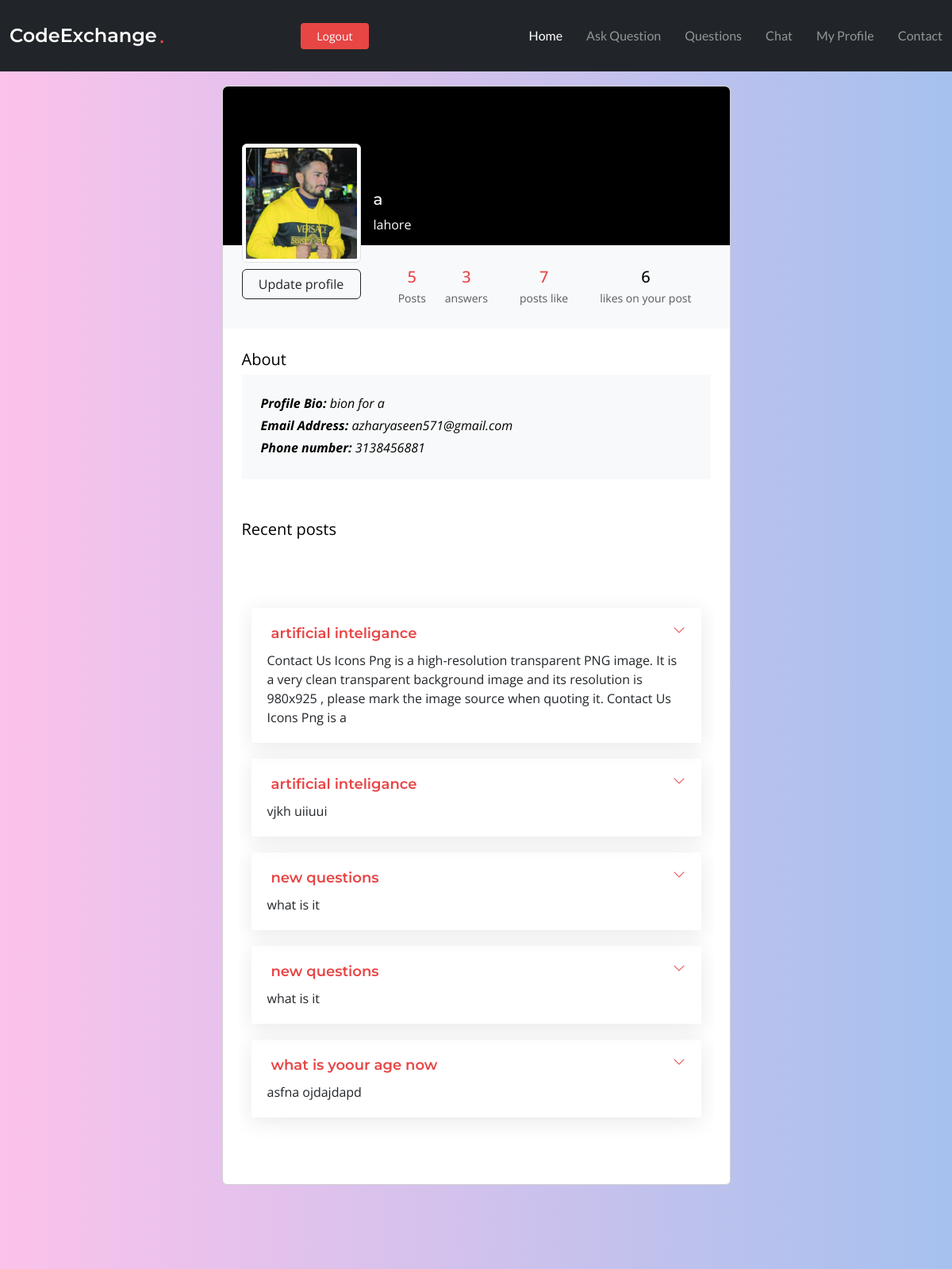
The page /profile/2 (signed in, upper part) on the database as committed earlier.
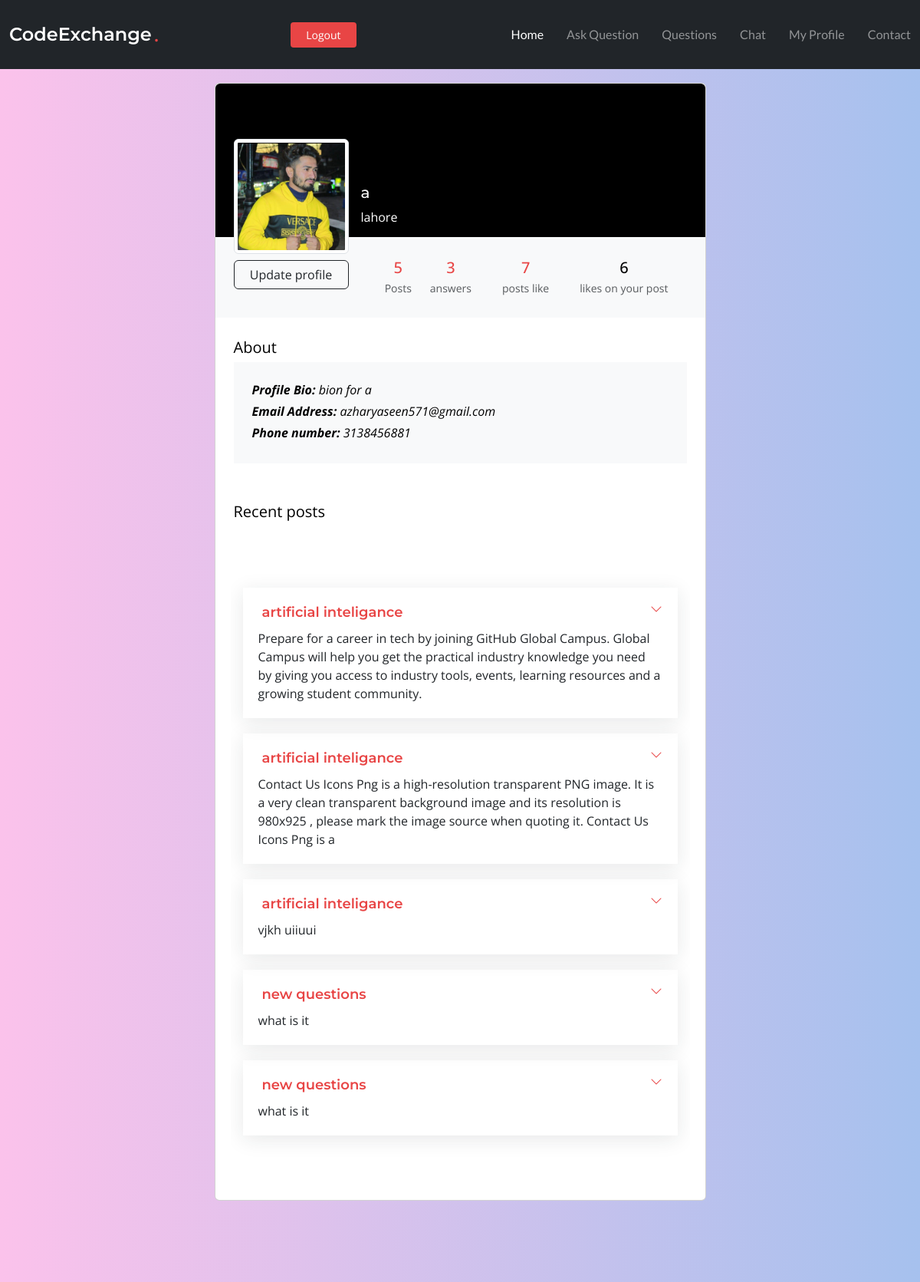
The same page on the database as committed later.
### app/models.py (models this page shows, shortened)
class Questions(models.Model):
    user = models.ForeignKey(User, on_delete=models.CASCADE)
    title = models.CharField(max_length=1000)
    content = HTMLField()
    likes = models.ManyToManyField(User, related_name='like')
    date_created = models.DateTimeField(default=timezone.now)
    image = models.ImageField(upload_to='question_pic', blank=True, null=True)

### app/views.py (the view)
# urls.py: path("profile/<int:id>", views.profile, name="profile"),
@login_required(login_url='login')
def profile(request, id):
    user = get_object_or_404(User, pk= id)
    total_likes = Questions.objects.filter(likes=user.id).aggregate(total_likes=Count('likes'))['total_likes']
    user_profile = User_profile.objects.filter(user=user.id)
    question_asked = Questions.objects.filter(user=user.id).order_by('-date_created')[:5]
    total_likes_on_yourpost = Questions.objects.filter(user=user).aggregate(total_likes=Count('likes'))['total_likes']
    answers = Answer.objects.filter(name=user)
    return render(request , 'app/profile.html',{'profile':user_profile,'question_asked':question_asked,'answers':answers,'total_likes':total_likes,'total_likes_on_yourpost':total_likes_on_yourpost})

### app/templates/app/profile.html (shortened to what the changed rows need)
{% extends 'base.html' %}
{% block content %}
{% if profile %}
<section class="h-100 gradient-custom-2">
    <div class="container py-5 h-100">
      <div class="row d-flex justify-content-center align-items-center h-100">
        <div class="col col-lg-9 col-xl-7">
          <div class="card">
            <div class="card-body p-4 text-black">
              <div class="row g-2">
                {% if question_asked %}
                <section id="faq" class="faq">
                  <div class="container">
                      <div class="" data-aos="fade-up" data-aos-delay="200">
                        <div class="faq-container">
                          {% for question in question_asked %}
                          <div class="faq-item faq-active">
                            <a href="{% url 'detail' question.id %}"> <h3> <span>{{ question.title }}</span></h3></a>
                            <div class="faq-content">
                              <p>{{ question.content }}</p>
                            </div>
                            <i class="faq-toggle bi bi-chevron-right"></i>
                          </div>
                          {% endfor %}
                        </div>
                      </div>
                    </div>
                  </div>
                </section>
                {% else %}
                <p>nothing posted yet...</p>
                {% endif %}
  {% else %}
  <div style="margin-top: 130px;">
  you didt created your profile yet
    <a href="{% url 'createprofile' user.id %}"  class="btn btn-outline-dark">create profile</a>
  </div>
  {% endif %}
  {% endblock content %}

Rows that differ between the two databases and show on the page:
no longer on this page (row unchanged): Questions: title "what is yoour age now", content "asfna ojdajdapd"
added Questions: title "artificial inteligance", content "Prepare for a career in tech by joining GitHub Global Campus. Global Campus will help you get the practical industry knowledge you need by giving you access to industry tools, events, learning resources and a growing student community."
